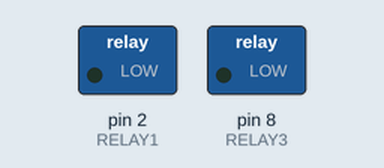
The sketch below on a simulated Arduino Uno, built with avr-gcc and run on an emulated ATmega328P. Shown: switched loads named in the sketch (green lamp = pin HIGH).

Above: at 14.5 s.
At 41.5 s:
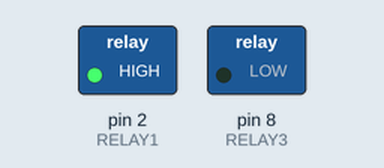
Timing chart, 0 to 70.2 s (numbered marks = the images above):
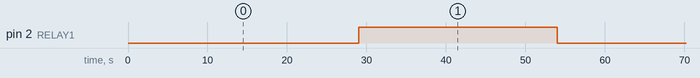

The sketch:

test1.ino
```cpp
//  These data pins link to 4 Relay board pins IN1, IN2, IN3, IN4

#define RELAY1  2
#define RELAY2  3
#define RELAY3  8
#define RELAY4  9

void setup()
{
  Serial.println("in setup");
// Initialise the Arduino data pins for OUTPUT
  pinMode(RELAY1, OUTPUT);
 // pinMode(RELAY2, OUTPUT);
  pinMode(RELAY3, OUTPUT);
 // pinMode(RELAY4, OUTPUT);
}

 void loop()
{
     Serial.println("in loop");

    //Open Pins 2 and 4


   delay(2000);                        // 2 sec delay before turn on


  Serial.println("setup");
// Retract Actuator
   digitalWrite(RELAY2,HIGH);          // Turns Relay On
  // digitalWrite(RELAY4,HIGH);          // Turns Relay On
   delay(25000);                       // Wait 25 seconds to retract + 2 + & - 2 -
   digitalWrite(RELAY2,LOW);           // Turns OFF Relays 2
 //  digitalWrite(RELAY4,LOW);           // Turns OFF Relays 4


   delay(2000);                        // 2 sec delay


// Extend Actuator
   digitalWrite(RELAY1,HIGH);          // Turns Relay On
 //  digitalWrite(RELAY3,HIGH);          // Turns Relay On
   delay(25000);                       // Wait 25 seconds to extend + 2 - & = 2 +
   digitalWrite(RELAY1,LOW);           // Turns Off Relays 1
 //  digitalWrite(RELAY3,LOW);           // Turns Off Relays 3


 }
```

Measured:
- by itself, pin 2 (RELAY1): alternates HIGH for 25.0 s and LOW for 29.0 s
